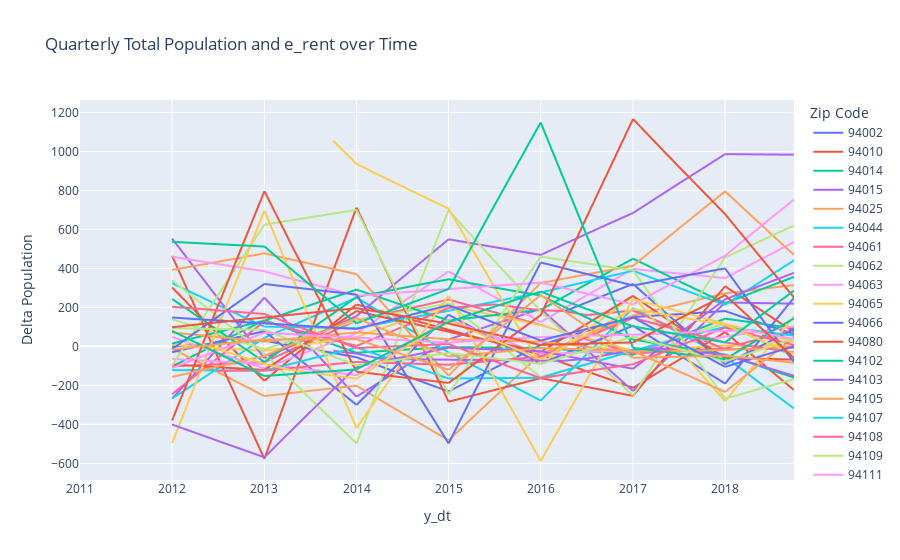

Here is the notebook cell this chart was saved with:
### Code cell
px.line(merge_data, x='y_dt', y='Delta Population', color = 'Zip Code',
              title='Quarterly Total Population and e_rent over Time')
